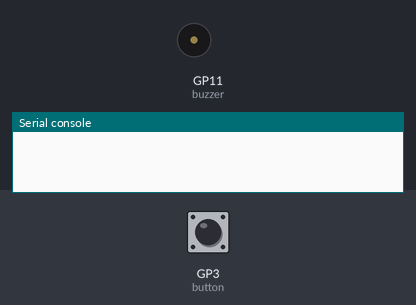
Bench run of a program on a simulated Raspberry Pi Pico running MicroPython. Shown: buzzer (waves = sounding, pin HIGH), the last lines printed to the serial console. Inputs (shaded band) come from the test bench; at power-on: GP3 (button) HIGH.

Above: at 1.2 s.
1.3 s: GP3 (button) pulled LOW for 0.15 s
At 1.4 s:
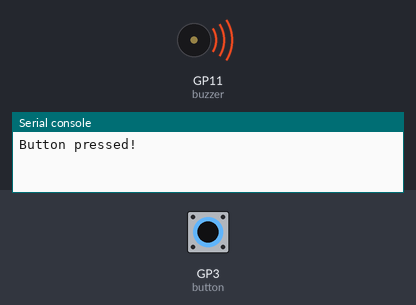
3.0 s: GP3 (button) pulled LOW for 3.2 s
At 6.8 s:
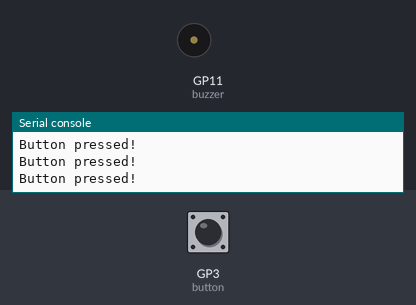
Timing chart, 0 to 8.3 s (numbered marks = the images above; inputs shaded):
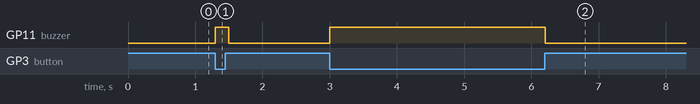

The program:

demo_pico_buzzer_active.py
```python
""""Demo uses Active Buzzer from FreeNove kit"""

import time
from machine import Pin

button = Pin(3, Pin.IN, Pin.PULL_UP)
buzzer = Pin(11, Pin.OUT)

while True:
    if button.value() == 0:
        print("Button pressed!")
        buzzer.value(1)
        time.sleep(0.1)
    else:
        buzzer.value(0)
```

Measured:
- after the input at 1.3 s, GP11 (buzzer): LOW → HIGH at once, → LOW 0.20 s later
- after the input at 3.0 s, GP11 (buzzer): LOW → HIGH at once, → LOW 3.2 s later
